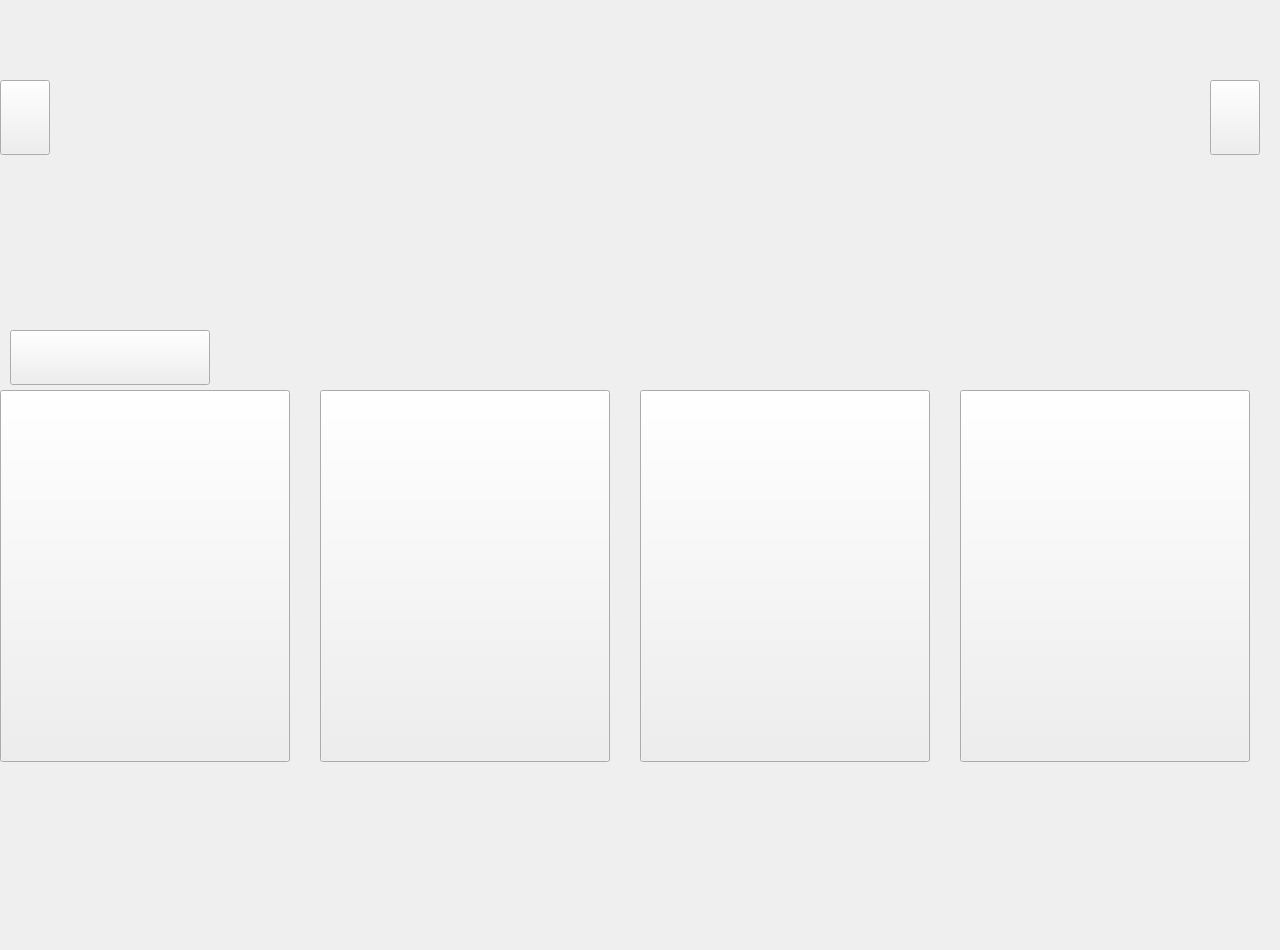
<?xml version="1.0" encoding="UTF-8"?>
<ui version="4.0">
 <class>netMusic1</class>
 <widget class="QWidget" name="netMusic1">
  <property name="geometry">
   <rect>
    <x>0</x>
    <y>0</y>
    <width>1280</width>
    <height>950</height>
   </rect>
  </property>
  <property name="windowTitle">
   <string>Form</string>
  </property>
  <widget class="QPushButton" name="btn1">
   <property name="geometry">
    <rect>
     <x>0</x>
     <y>390</y>
     <width>290</width>
     <height>372</height>
    </rect>
   </property>
   <property name="text">
    <string/>
   </property>
  </widget>
  <widget class="QLabel" name="lblLunbo">
   <property name="geometry">
    <rect>
     <x>50</x>
     <y>0</y>
     <width>1151</width>
     <height>131</height>
    </rect>
   </property>
   <property name="text">
    <string/>
   </property>
  </widget>
  <widget class="QPushButton" name="lBtn">
   <property name="geometry">
    <rect>
     <x>0</x>
     <y>80</y>
     <width>50</width>
     <height>75</height>
    </rect>
   </property>
   <property name="text">
    <string/>
   </property>
  </widget>
  <widget class="QPushButton" name="rBtn">
   <property name="geometry">
    <rect>
     <x>1210</x>
     <y>80</y>
     <width>50</width>
     <height>75</height>
    </rect>
   </property>
   <property name="text">
    <string/>
   </property>
  </widget>
  <widget class="QPushButton" name="btn2">
   <property name="geometry">
    <rect>
     <x>320</x>
     <y>390</y>
     <width>290</width>
     <height>372</height>
    </rect>
   </property>
   <property name="text">
    <string/>
   </property>
  </widget>
  <widget class="QPushButton" name="btn3">
   <property name="geometry">
    <rect>
     <x>640</x>
     <y>390</y>
     <width>290</width>
     <height>372</height>
    </rect>
   </property>
   <property name="text">
    <string/>
   </property>
  </widget>
  <widget class="QPushButton" name="btn4">
   <property name="geometry">
    <rect>
     <x>960</x>
     <y>390</y>
     <width>290</width>
     <height>372</height>
    </rect>
   </property>
   <property name="text">
    <string/>
   </property>
  </widget>
  <widget class="QPushButton" name="BtnGedan">
   <property name="geometry">
    <rect>
     <x>10</x>
     <y>330</y>
     <width>200</width>
     <height>55</height>
    </rect>
   </property>
   <property name="text">
    <string/>
   </property>
  </widget>
 </widget>
 <resources/>
 <connections/>
</ui>
